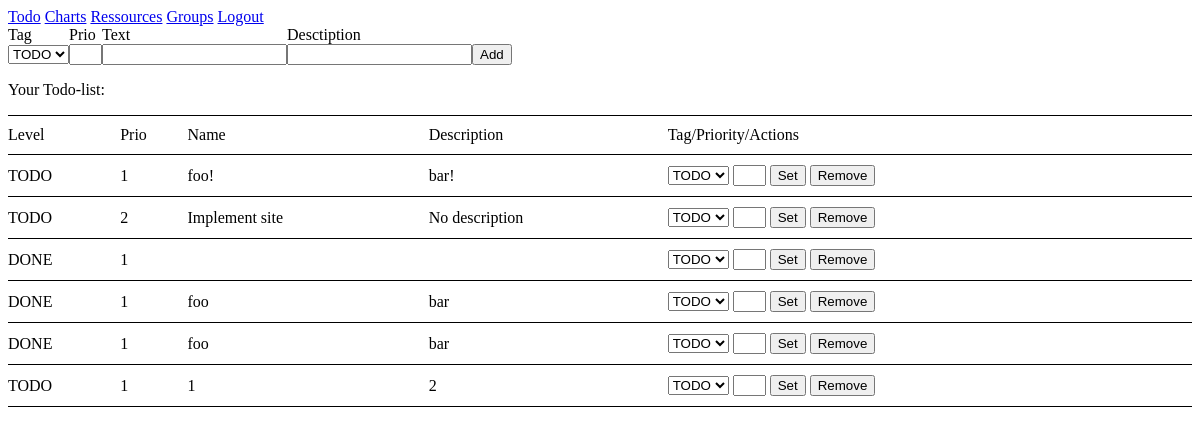
The app's page /, older data.
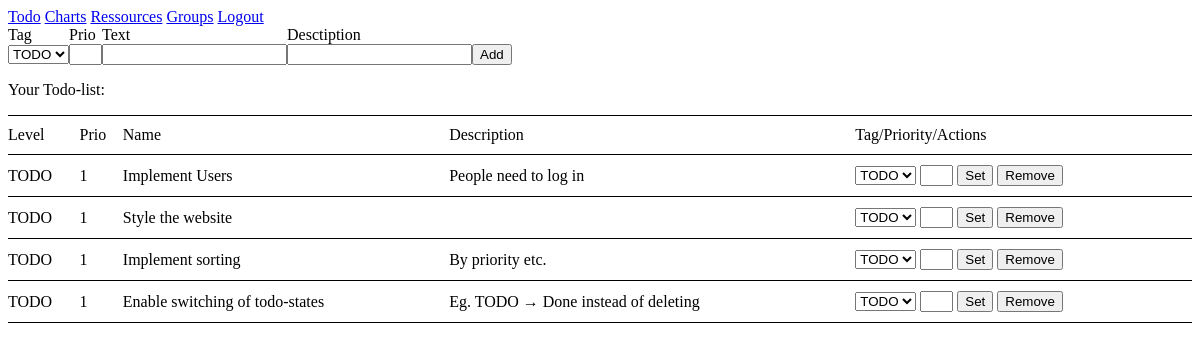
The same page, newer data.
### todolist/models.py (models this page shows, shortened)
class TodoItem(models.Model):
    priority = models.IntegerField()
    todo_type = models.ForeignKey(TodoType)
    todo_text = models.CharField(max_length=200)
    todo_description = models.CharField(max_length=1000)
    deadline = models.DateTimeField()

class TodoType(models.Model):
    type_tag_name = models.CharField(max_length=10)
    type_tag_description = models.CharField(max_length=1000)
    type_color_red = models.IntegerField()
    type_color_green = models.IntegerField()
    type_color_blue = models.IntegerField()
    def __unicode__(self):
        return self.type_tag_name

### todolist/views.py (the view)
# urls.py: url(r'^$', views.TodoListView.as_view(), name='index'),
class TodoListView(generic.ListView):
    template_name = 'todolist/index.html'
    context_object_name = 'todo_data'
    def get_context_data(self, **kwargs):
        context = super(generic.ListView, self).get_context_data(**kwargs)
        context['todo_items'] = TodoItem.objects.all()
        context['todo_types'] = TodoType.objects.all()
        return context
    def get_queryset(self):
        return TodoItem.objects.all()

### todolist/templates/todolist/index.html (shortened to what this page needs)
{% load staticfiles %}
<link rel="stylesheet" type="text/css" href="{% static 'todolist/style.css' %}" />
<a href="{% url 'todolist:index' %}">Todo</a> <a href="{% url 'todolist:index' %}">Charts</a> <a href="{% url 'todolist:index' %}">Ressources</a> <a href="{% url 'todolist:index' %}">Groups</a> <a href="{% url 'todolist:index' %}">Logout</a>
<form action="{% url 'todolist:add_todo' %}" method="post">
  <table class="plain-table">
    <tr>
      <td>Tag</td>
      <td>Prio</td>
      <td>Text</td>
      <td>Desctiption</td>
    </tr>
    <tr>
      <td>
	<select name="new_todo_tag">
	  {% for item in todo_types %}
	  <option>{{item}}</option>
	  {% endfor %}
	</select>
      </td>
      <td><input type="Text" size=1 name="new_todo_priority"/></td>
      <td><input type="Text" name="new_todo_text"/></td>
      <td><input type="Text" name="new_todo_description"/></td>
      <td><input type="submit" name="add_todo_button" value="Add"/> </td>
    </tr>
</table>
</form>
{% if todo_items %}
<p>Your Todo-list:</p>
<form action="{% url 'todolist:remove_todo' %}" method="post">
  <table style="width:100%">
    <tr>
      <td>Level</td>
      <td>Prio</td>
      <td>Name</td>
      <td>Description</td>
      <td>Tag/Priority/Actions</td>
    </tr>
    {% for item in todo_items %}
    <tr>
      <td> {{ item.todo_type.type_tag_name }} </td>
      <td> {{ item.priority }} </td>
      <td> {{ item.todo_text }} </td>
      <td> {{ item.todo_description }} </td>
      <td>
	<select name="set_todo_tag">
	  {% for item in todo_types %}
	  <option value="{{item.id}}">{{item}}</option>
	  {% endfor %}
	</select>
	<input type="Text" size="1" name="todo_priority"/>
	<button type="submit" name="set" value="{{item.id}}">Set</button>
	<button type="submit" name="remove" value="{{item.id}}">Remove</button>
      </td>
    </tr>
    {% endfor %}
  </table>
</form>
{% else %}
<p>Nothing to do :)</p>
{% endif %}

Row changes from the older to the newer data that the page shows:
removed TodoItem: todo_type.type_tag_name "TODO", priority "1", todo_text "foo!", todo_description "bar!"
removed TodoItem: todo_type.type_tag_name "TODO", priority "2", todo_text "Implement site", todo_description "No description"
removed TodoItem: todo_type.type_tag_name "DONE", priority "1", {{ item.id }} 3 (drawn)
removed TodoItem: todo_type.type_tag_name "DONE", priority "1", todo_text "foo", todo_description "bar", {{ item.id }} 4 (drawn)
removed TodoItem: todo_type.type_tag_name "DONE", priority "1", todo_text "foo", todo_description "bar", {{ item.id }} 5 (drawn)
removed TodoItem: todo_type.type_tag_name "TODO", priority "1", todo_text "1", todo_description "2", {{ item.id }} 6 (drawn)
added TodoItem: todo_type.type_tag_name "TODO", priority "1", todo_text "Implement Users", todo_description "People need to log in", {{ item.id }} 7 (drawn)
added TodoItem: todo_type.type_tag_name "TODO", priority "1", todo_text "Style the website", {{ item.id }} 8 (drawn)
added TodoItem: todo_type.type_tag_name "TODO", priority "1", todo_text "Implement sorting", todo_description "By priority etc.", {{ item.id }} 9 (drawn)
added TodoItem: todo_type.type_tag_name "TODO", priority "1", todo_text "Enable switching of todo-states", todo_description "Eg. TODO → Done instead of deleting", {{ item.id }} 10 (drawn)
